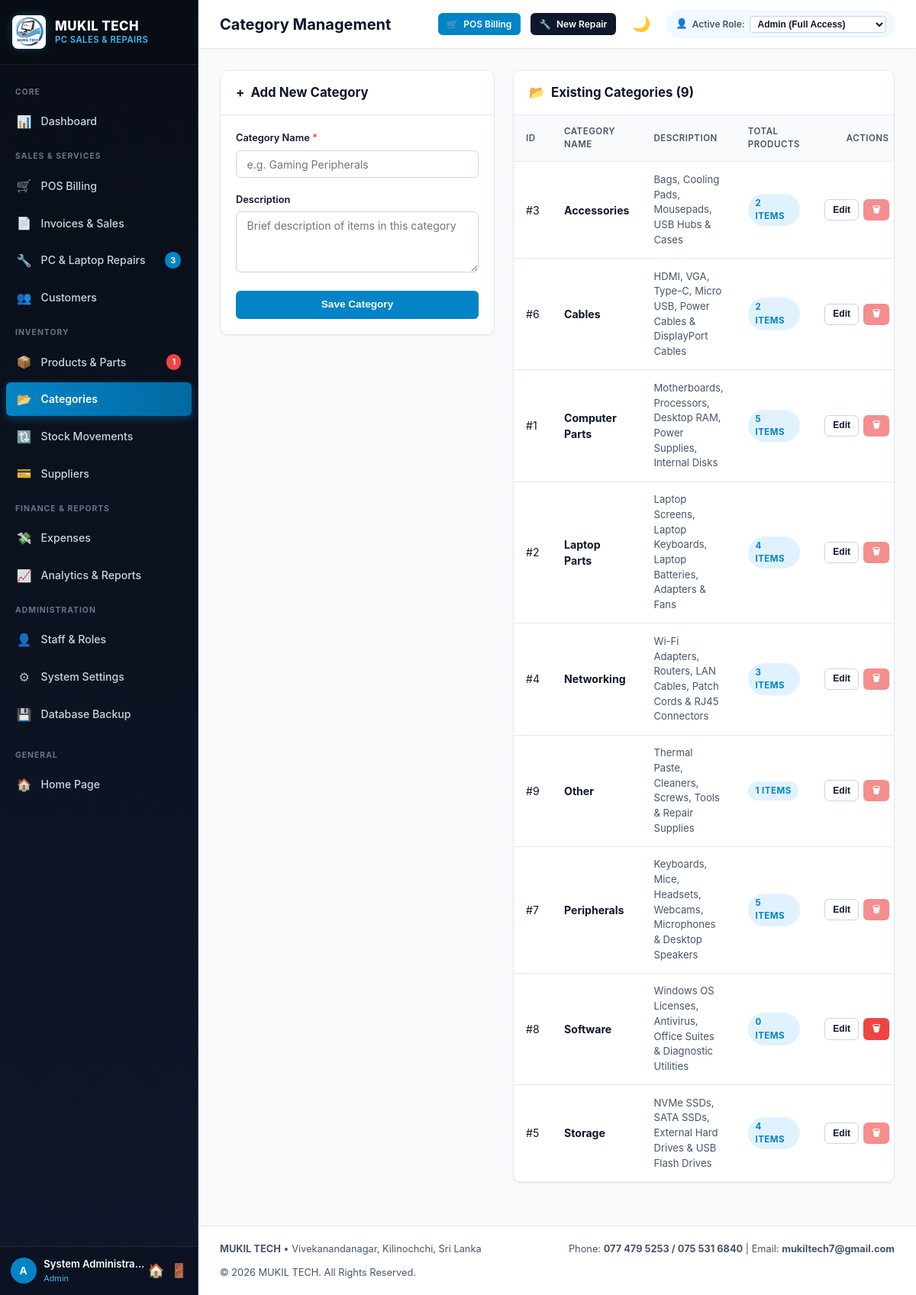
Screenshot of /categories/index.php (signed in) with the database file from the repository.
### tables this page shows
CREATE TABLE `categories` (
  `category_id` INT AUTO_INCREMENT PRIMARY KEY,
  `category_name` VARCHAR(100) NOT NULL UNIQUE,
  `description` TEXT,
  `created_at` TIMESTAMP DEFAULT CURRENT_TIMESTAMP
);

CREATE TABLE `settings` (
  `setting_id` INT AUTO_INCREMENT PRIMARY KEY,
  `setting_key` VARCHAR(60) NOT NULL UNIQUE,
  `setting_value` TEXT,
  `created_at` TIMESTAMP DEFAULT CURRENT_TIMESTAMP,
  `updated_at` TIMESTAMP DEFAULT CURRENT_TIMESTAMP ON UPDATE CURRENT_TIMESTAMP
);

### includes/functions.php (called while the page is built, shortened)
<?php
function baseUrl($path = '') {
    $documentRoot = isset($_SERVER['DOCUMENT_ROOT']) ? realpath($_SERVER['DOCUMENT_ROOT']) : false;
    $applicationRoot = realpath(__DIR__ . '/..');
    $base = '';
    if ($documentRoot && $applicationRoot) {
        $doc = str_replace('\\', '/', rtrim($documentRoot, DIRECTORY_SEPARATOR));
        $app = str_replace('\\', '/', rtrim($applicationRoot, DIRECTORY_SEPARATOR));
        if ($app === $doc) {
            $base = '';
        } elseif (stripos($app, $doc . '/') === 0) {
            $base = substr($app, strlen($doc));
        }
    }
    if ($base === '') {
        $scriptName = str_replace('\\', '/', $_SERVER['SCRIPT_NAME'] ?? '');
        $scriptDir = rtrim(str_replace('\\', '/', dirname($scriptName)), '/');
        foreach (['/admin','/customers','/categories','/suppliers','/products','/sales',
                  '/repairs','/expenses','/payments','/reports','/users','/settings'] as $dir) {
            if ($scriptDir === $dir || substr($scriptDir, -strlen($dir)) === $dir) {
                $scriptDir = substr($scriptDir, 0, -strlen($dir));
                break;
            }
        }
        $base = $scriptDir;
    }
    $base = '/' . trim($base, '/');
    if ($base === '/') {
        $base = '';
    }
    $cleanPath = ltrim((string)$path, '/');
    return $base . ($cleanPath !== '' ? '/' . $cleanPath : '');
}
function sanitize($data) {
    return htmlspecialchars(trim((string)$data), ENT_QUOTES, 'UTF-8');
}
function e($data) {
    return sanitize($data);
}
function getSetting($key, $default = '') {
    static $cache = [];
    if (isset($cache[$key])) {
        return $cache[$key];
    }
    try {
        $db = getDB();
        $stmt = $db->prepare("SELECT setting_value FROM settings WHERE setting_key = ? LIMIT 1");
        $stmt->execute([$key]);
        $val = $stmt->fetchColumn();
        if ($val !== false) {
            $cache[$key] = $val;
            return $val;
        }
    } catch (Exception $e) {
    }
    return $default;
}

### categories/index.php (the view, shortened to what this page needs)
<?php
require_once __DIR__ . '/../includes/functions.php';
$db = getDB();
$categories = $db->query("SELECT c.*, COUNT(p.product_id) as total_products
                          FROM categories c
                          LEFT JOIN products p ON c.category_id = p.category_id
                          GROUP BY c.category_id
                          ORDER BY c.category_name ASC")->fetchAll();
require_once __DIR__ . '/../includes/header.php';
?>
<div style="display:grid;grid-template-columns:360px 1fr;gap:1.5rem;align-items:start;">
    <div class="card">
        <div class="card-header">
            <div class="card-title">
                <span>+</span> Add New Category
            </div>
        </div>
        <div class="card-body">
            <form method="POST">
                <div class="form-group">
                    <label class="form-label" for="category_name">Category Name <span class="required">*</span></label>
                    <input type="text" id="category_name" name="category_name" class="form-control" placeholder="e.g. Gaming Peripherals" required>
                </div>
                <div class="form-group">
                    <label class="form-label" for="description">Description</label>
                    <textarea id="description" name="description" class="form-control" rows="3" placeholder="Brief description of items in this category"></textarea>
                </div>
                <button type="submit" class="btn btn-primary" style="width:100%;">
                    Save Category
                </button>
            </form>
        </div>
    </div>
    <div class="card">
        <div class="card-header">
            <div class="card-title">
                <span>&#128194;</span> Existing Categories (<?= count($categories) ?>)
            </div>
        </div>
        <div class="table-responsive">
            <table class="table">
                <thead>
                    <tr>
                        <th>ID</th>
                        <th>Category Name</th>
                        <th>Description</th>
                        <th>Total Products</th>
                        <th style="text-align:right;">Actions</th>
                    </tr>
                </thead>
                <tbody>
                    <?php foreach ($categories as $cat): ?>
                        <tr>
                            <td>#<?= $cat['category_id'] ?></td>
                            <td>
                                <strong><?= e($cat['category_name']) ?></strong>
                            </td>
                            <td style="color:var(--text-secondary);font-size:0.82rem;max-width:260px;">
                                <?= e($cat['description'] ?: '-') ?>
                            </td>
                            <td>
                                <a href="<?= baseUrl('products/index.php?category_id=' . $cat['category_id']) ?>" class="badge badge-primary">
                                    <?= $cat['total_products'] ?> Items
                                </a>
                            </td>
                            <td style="text-align:right;">
                                <div class="btn-group">
                                    <button type="button" class="btn btn-outline btn-sm" onclick="editCat(<?= $cat['category_id'] ?>, '<?= addslashes(e($cat['category_name'])) ?>', '<?= addslashes(e($cat['description'] ?? '')) ?>')">
                                        Edit
                                    </button>
                                    <form method="POST" style="display:inline;" onsubmit="return confirm('Delete category <?= e($cat['category_name']) ?>?');">
                                        <button type="submit" class="btn btn-danger btn-sm" <?= $cat['total_products'] > 0 ? 'disabled title="Cannot delete category with products"' : '' ?>>
                                            &#128465;
                                        </button>
                                    </form>
                                </div>
                            </td>
                        </tr>
                    <?php endforeach; ?>
                </tbody>
            </table>
        </div>
    </div>
</div>
<?php require_once __DIR__ . '/../includes/footer.php'; ?>

### includes/footer.php (shortened to what this page needs)
<?php
$businessName = getSetting('business_name', 'MUKIL TECH');
$address = getSetting('address', 'Vivekanandanagar, Kilinochchi, Sri Lanka');
$phone = getSetting('phone', '077 479 5253 / 075 531 6840');
$email = getSetting('email', 'mukiltech7@gmail.com');
?>
    </main>
        <footer class="no-print" style="margin-top:auto;padding:1.25rem 1.75rem;border-top:1px solid var(--border-light);background:var(--bg-card);display:flex;justify-content:space-between;align-items:center;font-size:0.8rem;color:var(--text-secondary);flex-wrap:wrap;gap:0.75rem;">
            <div>
                <strong><?= e($businessName) ?></strong> &bull; <?= e($address) ?>
            </div>
            <div>
                Phone: <strong><?= e($phone) ?></strong> | Email: <strong><?= e($email) ?></strong>
            </div>
            <div>
                &copy; <?= date('Y') ?> MUKIL TECH. All Rights Reserved.
            </div>
        </footer>
    </div>
</div>
</body>
</html>

### assets/css/style.css (style rules this page uses)
:root { --navy-dark: #090e17; --navy-main: #0f172a; --navy-card: #1e293b; --navy-border: #334155; --navy-light: #243048; --blue-primary: #0284c7; --blue-hover: #0369a1; --blue-light: #e0f2fe; --blue-subtle: #f0f9ff; --cyan-bright: #38bdf8; --bg-main: #f8fafc; --bg-card: #ffffff; --border-light: #e2e8f0; --border-medium: #cbd5e1; --text-primary: #0f172a; --text-secondary: #475569; --text-muted: #94a3b8; --text-white: #ffffff; --success: #10b981; --success-bg: #ecfdf5; --warning: #f59e0b; --warning-bg: #fffbeb; --danger: #ef4444; --danger-bg: #fef2f2; --info: #0ea5e9; --info-bg: #f0f9ff; --shadow-sm: 0 1px 2px 0 rgba(0, 0, 0, 0.05); --shadow-md: 0 4px 6px -1px rgba(0, 0, 0, 0.07), 0 2px 4px -2px rgba(0, 0, 0, 0.05); --shadow-lg: 0 10px 15px -3px rgba(0, 0, 0, 0.08), 0 4px 6px -4px rgba(0, 0, 0, 0.04); --radius-sm: 6px; --radius-md: 10px; --radius-lg: 14px; --radius-pill: 9999px; --transition: all 0.2s cubic-bezier(0.4, 0, 0.2, 1); }
* { box-sizing: border-box; margin: 0; padding: 0; }
body { font-family: -apple-system, BlinkMacSystemFont, "Segoe UI", Roboto, "Helvetica Neue", Arial, sans-serif; background-color: var(--bg-main); color: var(--text-primary); line-height: 1.5; font-size: 14.5px; -webkit-font-smoothing: antialiased; }
a { color: var(--blue-primary); text-decoration: none; transition: var(--transition); }
.card { background: var(--bg-card); border-radius: var(--radius-md); border: 1px solid var(--border-light); box-shadow: var(--shadow-sm); margin-bottom: 1.75rem; overflow: hidden; }
.card-header { padding: 1rem 1.25rem; border-bottom: 1px solid var(--border-light); display: flex; align-items: center; justify-content: space-between; background: var(--bg-card); }
.card-title { font-size: 1.05rem; font-weight: 700; color: var(--navy-main); display: flex; align-items: center; gap: 0.5rem; }
.card-body { padding: 1.25rem; }
.table-responsive { width: 100%; overflow-x: auto; }
.table { width: 100%; border-collapse: collapse; text-align: left; font-size: 0.88rem; }
.table th { background: var(--bg-main); color: var(--text-secondary); font-weight: 600; text-transform: uppercase; font-size: 0.72rem; letter-spacing: 0.5px; padding: 0.8rem 1rem; border-bottom: 1px solid var(--border-light); }
.table td { padding: 0.85rem 1rem; border-bottom: 1px solid var(--border-light); color: var(--text-primary); vertical-align: middle; }
.table tbody tr { transition: background-color 0.15s ease; }
.badge { display: inline-flex; align-items: center; gap: 0.3rem; padding: 0.25rem 0.6rem; border-radius: var(--radius-pill); font-size: 0.72rem; font-weight: 700; text-transform: uppercase; letter-spacing: 0.5px; }
.badge-primary { background: var(--blue-light); color: var(--blue-primary); }
.btn { display: inline-flex; align-items: center; justify-content: center; gap: 0.45rem; padding: 0.55rem 1.05rem; border-radius: var(--radius-sm); font-size: 0.85rem; font-weight: 600; cursor: pointer; border: 1px solid transparent; transition: var(--transition); text-decoration: none; line-height: 1.25; }
.btn:disabled { opacity: 0.6; cursor: not-allowed; }
.btn-primary { background: var(--blue-primary); color: #ffffff; }
.btn-danger { background: var(--danger); color: #ffffff; }
.btn-outline { background: transparent; border-color: var(--border-medium); color: var(--text-primary); }
.btn-sm { padding: 0.35rem 0.65rem; font-size: 0.75rem; }
.btn-group { display: inline-flex; gap: 0.35rem; }
.form-group { margin-bottom: 1.15rem; }
.form-label { display: block; font-size: 0.8rem; font-weight: 600; color: var(--navy-main); margin-bottom: 0.4rem; }
.form-label .required { color: var(--danger); }
.form-control { width: 100%; padding: 0.55rem 0.85rem; border: 1px solid var(--border-medium); border-radius: var(--radius-sm); font-size: 0.88rem; color: var(--text-primary); background-color: var(--bg-card); transition: var(--transition); font-family: inherit; }
textarea.form-control { resize: vertical; min-height: 80px; }

### rows the page displays
categories: category_id "3", category_name "Accessories", description "Bags, Cooling Pads, Mousepads, USB Hubs & Cases", total_products "2"
categories: category_id "6", category_name "Cables", description "HDMI, VGA, Type-C, Micro USB, Power Cables & DisplayPort Cables", total_products "2"
categories: category_id "1", category_name "Computer Parts", description "Motherboards, Processors, Desktop RAM, Power Supplies, Internal Disks", total_products "5"
categories: category_id "2", category_name "Laptop Parts", description "Laptop Screens, Laptop Keyboards, Laptop Batteries, Adapters & Fans", total_products "4"
categories: category_id "4", category_name "Networking", description "Wi-Fi Adapters, Routers, LAN Cables, Patch Cords & RJ45 Connectors", total_products "3"
categories: category_id "9", category_name "Other", description "Thermal Paste, Cleaners, Screws, Tools & Repair Supplies", total_products "1"
categories: category_id "7", category_name "Peripherals", description "Keyboards, Mice, Headsets, Webcams, Microphones & Desktop Speakers", total_products "5"
categories: category_id "8", category_name "Software", description "Windows OS Licenses, Antivirus, Office Suites & Diagnostic Utilities", total_products "0"
categories: category_id "5", category_name "Storage", description "NVMe SSDs, SATA SSDs, External Hard Drives & USB Flash Drives", total_products "4"
settings: setting_value "Vivekanandanagar, Kilinochchi, Sri Lanka"
settings: setting_value "077 479 5253 / 075 531 6840"
settings: setting_value "mukiltech7@gmail.com"

### other values shown
$pendingRepairsCount "3"
$lowStockCount "1"
substr($currentUser['username'] ?? 'U', 0, 1) "A"
$currentUser['full_name'] "System Administrator"
$currentUser['role'] "Admin"
$pageTitle "Category Management"
count($categories) "9"
$businessName "MUKIL TECH"
